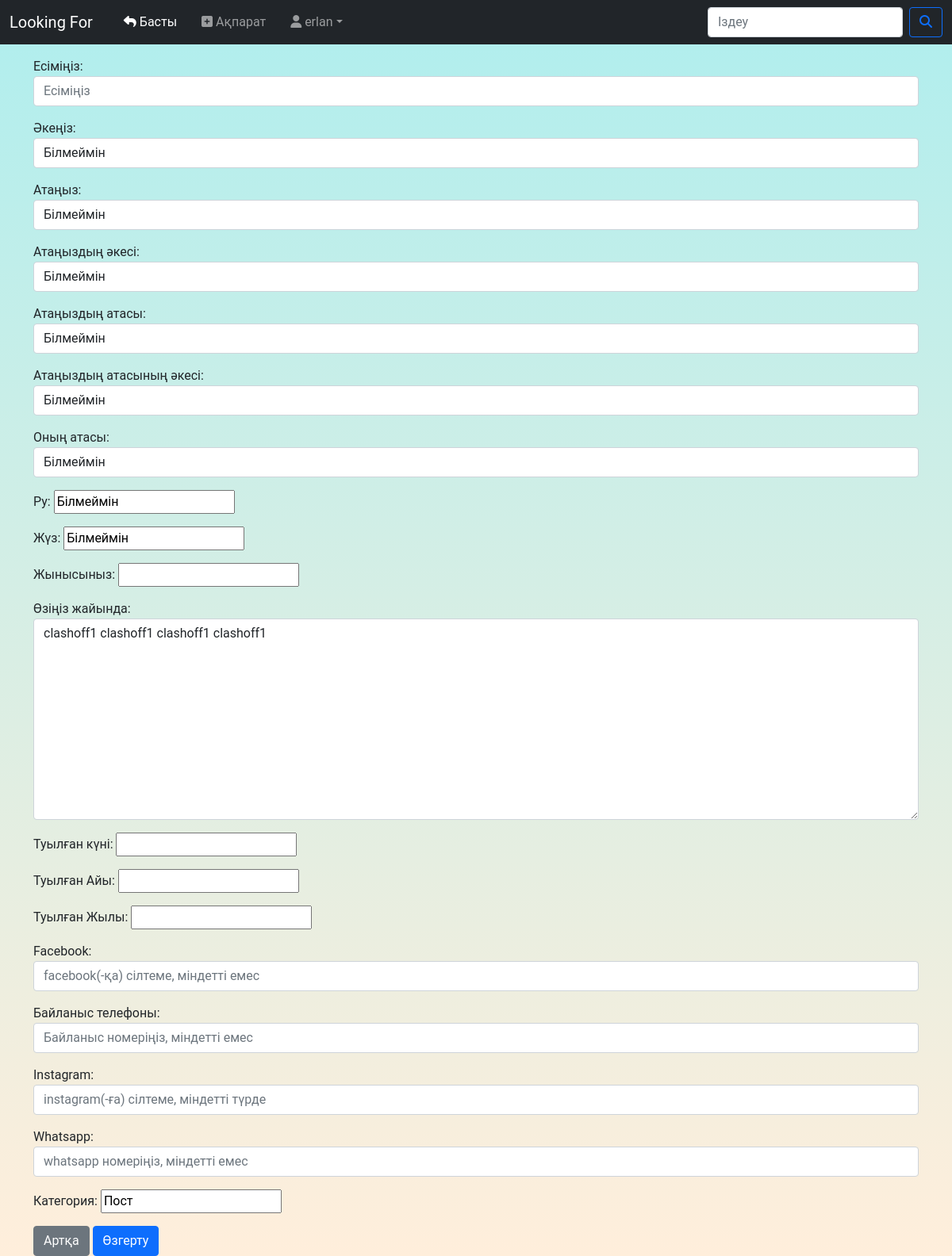
Page /update-7 (signed in) on the committed database.
### mainapp/models.py (models this page shows, shortened)
class Article(models.Model):
	author       = models.ForeignKey(User, on_delete=models.CASCADE)
	first_name   = models.CharField('Есіміңіз', max_length = 40)
	last_name    = models.CharField('Әкеңіз', max_length = 40, blank = True, default = 'Білмеймін')
	third_name   = models.CharField('Атаңыз', max_length = 40, blank = True, default = 'Білмеймін')
	fourth_name  = models.CharField('Атаңыздың әкесі', max_length = 40, blank = True, default = 'Білмеймін')
	fiveth_name  = models.CharField('Атаңыздың атасы', max_length = 40, blank = True, default = 'Білмеймін')
	sixth_name   = models.CharField('Атаңыздың атасының әкесі', max_length = 40, blank = True, default = 'Білмеймін')
	seventh_name = models.CharField('Оның атасы', max_length = 40, blank = True, default = 'Білмеймін')
	ru  = models.CharField('Ру', max_length = 90, blank = True, default = 'Білмеймін')
	jus = models.CharField('Жүз', max_length = 90, blank = True, default = 'Білмеймін')
	jynys = models.CharField('Жынысыныз', max_length = 150)
	biog         = models.TextField('Өзіңіз жайында') # категория ПОСТ болған жағдайда, ПОСТ денесі (body)
	birth_day    = models.CharField('Туылған күні', max_length = 3)
	birth_mounth = models.CharField('Туылған Айы', max_length = 20)
	birth_year   = models.CharField('Туылған Жылы', max_length = 150)
	date           = models.DateField('Уақыты', auto_now_add = True)
	contact_number = models.CharField('Байланыс телефоны', max_length = 11, blank = True)
	facebook       = models.CharField('Facebook', max_length = 250, blank = True)
	instagram	   = models.CharField('Instagram', max_length = 250)
	whatsapp	   = models.CharField('Whatsapp', max_length = 12, blank = True)
	category = models.CharField('Категория', max_length = 10, blank = True, default = 'Іздеу')

### mainapp/views.py (the view, shortened to what this page needs)
# urls.py: path('update-<int:pk>', views.ArticleUpdateView.as_view(), name = 'update'),
class ArticleUpdateView(UpdateView):
    model = Article
    form_class = ArticleForm
    template_name = 'index/article_update.html'

### mainapp/templates/index/article_update.html (shortened to what this page needs)
{% extends 'base.html' %}
{% block content %}
{% if user.is_authenticated %}
<br><br>
		<div class="container">
			<form method="post" action="" >
				{{ form.as_p }}
				<a href="{% url 'home' %}" class="btn btn-secondary">Артқа</a>
				<button class="btn btn-primary">Өзгерту</button>
			</form>
		</div>
{% else %}
	<h1>Аккаунт керек!!!</h1>
{% endif %}
{% endblock %}

### mainapp/templates/base.html (shortened to what this page needs)
{% load static %}
<!DOCTYPE html>
<html>
<head>
	<link rel="stylesheet" type="text/css" href="{% static 'main/style/style.css' %}">
    <link href="https://cdn.jsdelivr.net/npm/bootstrap@5.0.0-beta3/dist/css/bootstrap.min.css" rel="stylesheet">
</head>
<body>
	{% block header %}
	<nav class="navbar navbar-expand-md navbar-dark fixed-top bg-dark">
	  <div class="container-fluid">
	    <a class="navbar-brand" href="{% url 'home' %}">Looking For</a>
	    <div class="navbar-collapse collapse" id="navbarCollapse" style="">
	      <ul class="navbar-nav me-auto mb-2 mb-md-0">
	      	{% if user.is_authenticated %}
	        <li class="nav-item"  style="margin-left: 15px;">
	          <a class="nav-link active" aria-current="page" href="{% url 'home' %}"><i class="fas fa-reply"></i> Басты</a>
	        </li >
	        <li class="nav-item"  style="margin-left: 15px;">
	        	{% block add %}
	          <a class="nav-link" aria-current="page" href="{% url 'add' %}"><i class="fas fa-plus-square"></i> Ақпарат</a>
	        	 {% endblock %}
	        </li >
	        <li class="nav-item dropdown">
            <a class="nav-link dropdown-toggle" href="#" id="dropdown04" data-bs-toggle="dropdown" aria-expanded="false"><i class="fas fa-user"></i> {{ request.user}}</a>
          </li>
	      {% endif %}
	      </ul>
	      <form class="d-flex" method="get" action="{% url 'search' %}">
	        <input class="form-control me-2" name="q" type="search" placeholder="Іздеу" aria-label="Search">
	        <button class="btn btn-outline-primary" type="submit"><i class="fas fa-search"></i></button>
	      </form>
	    </div>
	  </div>
	</nav>
	{% endblock %}
	<br>
	<main>
		{% block content %}
		{% endblock %}
	</main>
</body>
</html>

### mainapp/static/main/style/style.css (style rules this page uses)
* { margin: 0; text-decoration: none; font-family: 'Roboto', sans-serif; outline: none; }
body { background: linear-gradient(#AFEEEE, #FFEEDB) fixed; }

### rows in the picture
Article: last_name "Білмеймін", third_name "Білмеймін", fourth_name "Білмеймін", fiveth_name "Білмеймін", sixth_name "Білмеймін", seventh_name "Білмеймін", ru "Білмеймін", jus "Білмеймін", biog "clashoff1 clashoff1 clashoff1 clashoff1", category "Пост"

### other values in the picture
{{ request.user }} "erlan"
